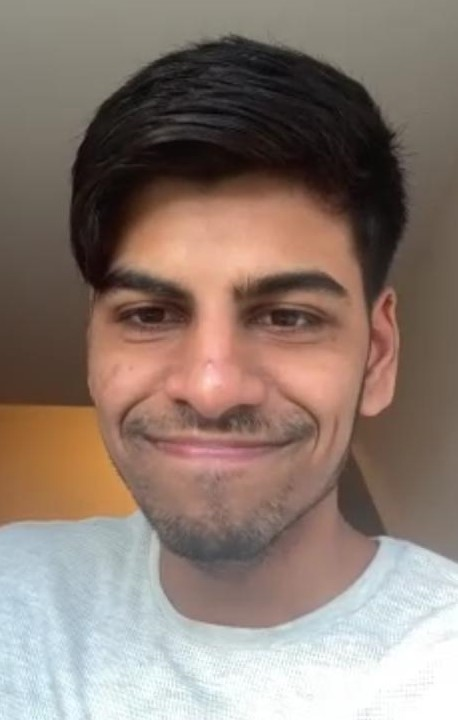
#> input picture shree_img.jpg, 458 x 720 px
$ python face_and_eye_detection_img.py
#> lines starting #> are read from the running program, lines starting #| are printed output that depends on the picture; after the words box and inside, x2 and y2 are one past the last pixel; in counts of white or black regions, pixels touching at a corner belong together
# This program detects face and eyes from an image

import cv2
import numpy as np

face_classifier  = cv2.CascadeClassifier('Harcascades\haarcascade_frontalface_default.xml')
eye_classifier = cv2.CascadeClassifier('Harcascades\haarcascade_eye.xml')


face = cv2.imread('shree_img.jpg')
#> face is the input picture: shape (720, 458, 3); mean B, G, R 113.8, 123.3, 140.2

gray = cv2.cvtColor(face , cv2.COLOR_BGR2GRAY)
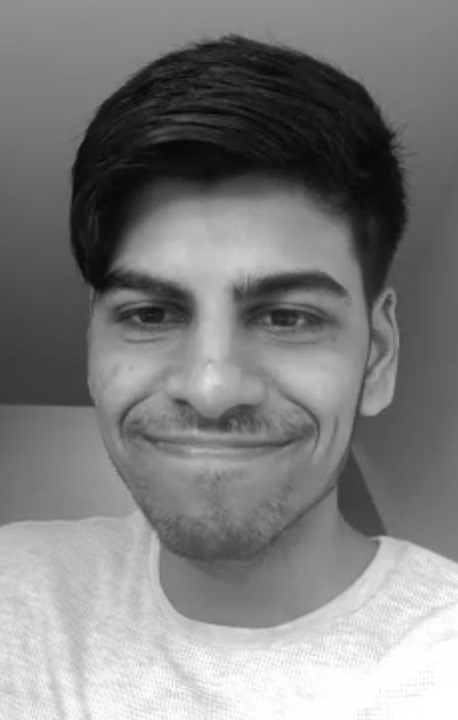
#> gray: shape (720, 458); min 3, max 255, mean 127.3

scale = face_classifier.detectMultiScale(gray, 1.3 , 5)
#> scale = [[46, 176, 357, 357]]

if scale is ():
    print('No face is detected')

for x,y,w,h in scale:
    cv2.rectangle(face, (x,y) , (x+w , y+h), (127,0,255), 2)
    cv2.imshow('img',face)
    cv2.waitKey(0)

    # To crop till the eye
    crop_gray = gray[y:y+h, x:x+w]
    crop_color = face[y:y+h, x:x+w]

    eye = eye_classifier.detectMultiScale(crop_gray)

    for x1, y1, w1, h1 in eye:
        cv2.rectangle(crop_color, (x1, y1), (x1+ w1 , y1 + h1), (255,255,0), 2)
        cv2.imshow('img', face)
        cv2.waitKey(0)
#> this loop made 1 pass
#> (x, y, w, h, eye) on pass 1: (46, 176, 357, 357, [[195, 235, 22, 22], [198, 105, 76, 76], [52, 94, 89, 89]])
#> pass 1, `cv2.imshow('img',face)`:
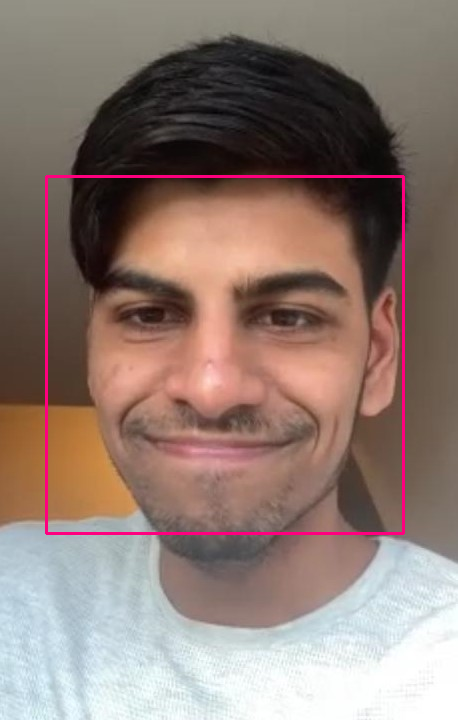
#> window 'img': shape (720, 458, 3); mean B, G, R 114.5, 122.3, 142.2
#> pass 1, `crop_gray = gray[y:y+h, x:x+w]`:
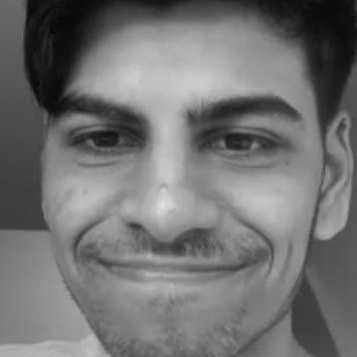
#> crop_gray: shape (357, 357); min 8, max 226, mean 114
#> pass 1, `crop_color = face[y:y+h, x:x+w]`:
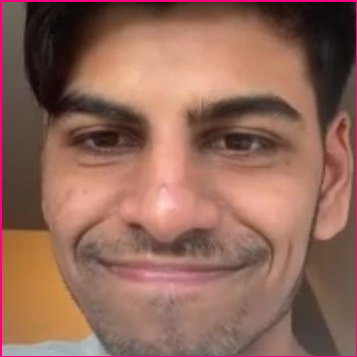
#> crop_color: shape (357, 357, 3); mean B, G, R 88.6, 103.2, 145.5
#> after the loop:
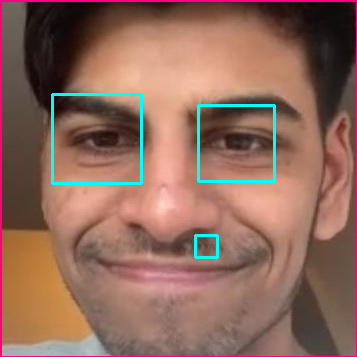
#> crop_color: shape (357, 357, 3); 1.75% of pixels changed, all inside (x1, y1, x2, y2) = (51, 93, 276, 259)
#> after the loop:
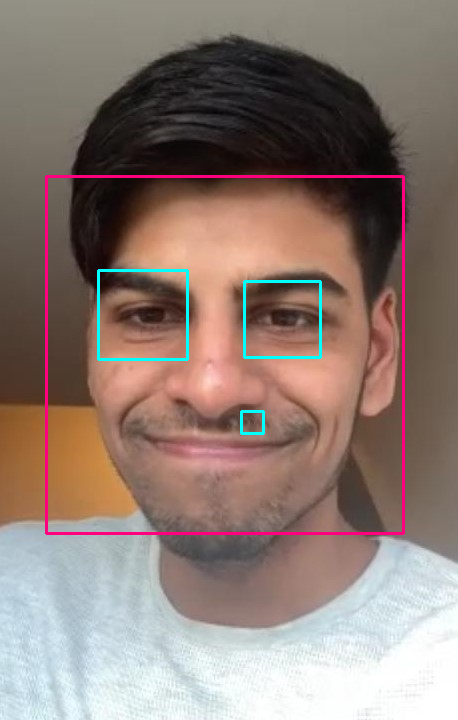
#> face: shape (720, 458, 3); 1.97% of pixels changed, all inside (x1, y1, x2, y2) = (45, 175, 405, 535)

cv2.destroyAllWindows()
